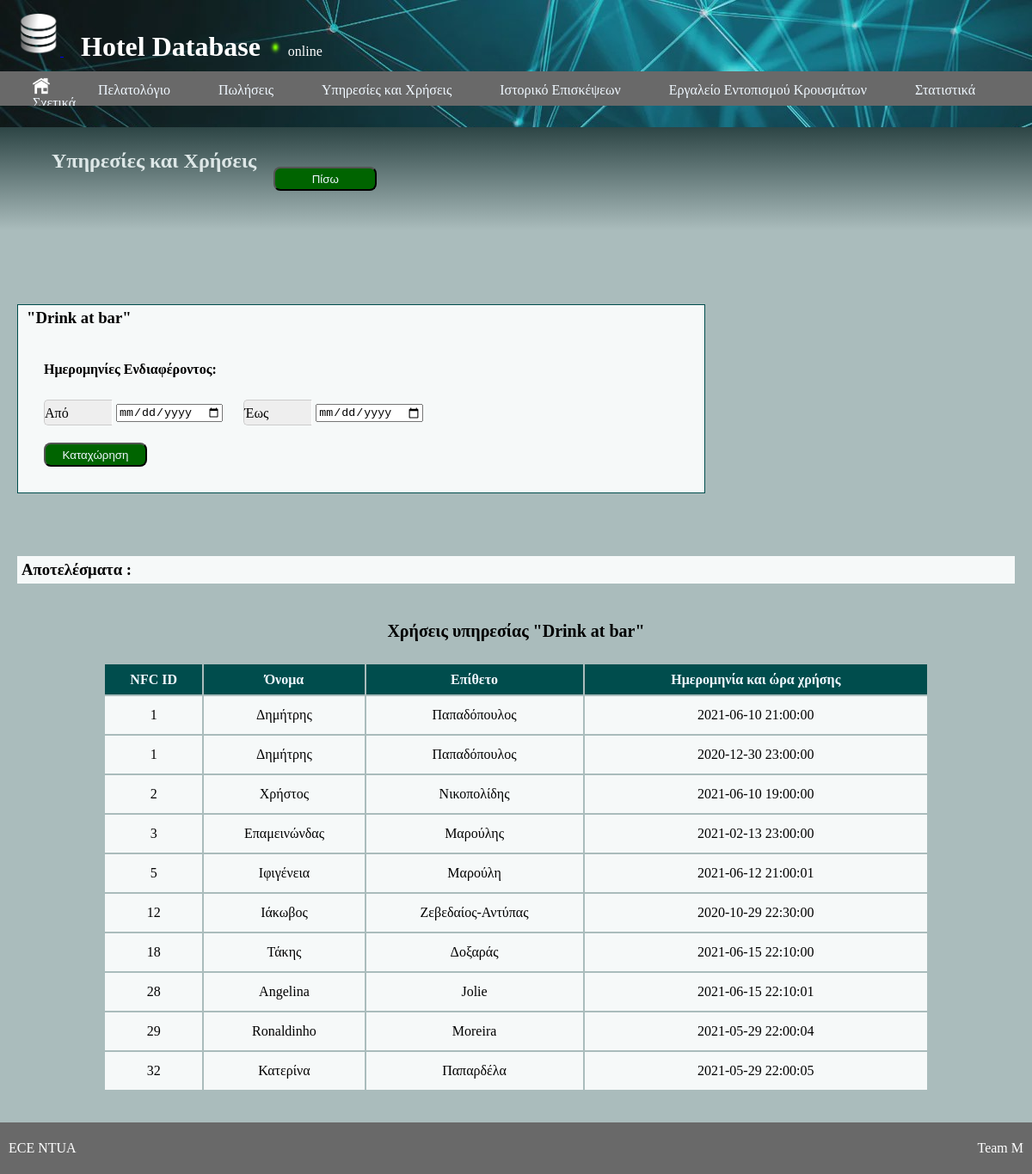
The page /php/visits.php?service_description=Drink at bar on the database its author committed.
### tables this page shows
create table visited (
  customer_id int,
  place_id int not null,
  entry_date_time timestamp not null,
  exit_date_time timestamp,
  visit_id int,

  primary key (visit_id),

  foreign key (customer_id) references customer(nfc_id)
    on delete set null
    on update cascade,
  foreign key (place_id) references place(place_id)
    on delete cascade
    on update cascade
);

create table customer (
  nfc_id int,
  first_name varchar(30) not null,
  last_name varchar(30) not null,
  date_of_birth date not null,
  document_number varchar(20) not null,
  document_type enum("Passport", "ID") not null,
  document_authority varchar(60) not null,

  primary key (nfc_id),
  constraint document check (
                        (document_type = "ID" and (document_number like "________"))
                        or (document_type = "Passport" and document_number like "_________")
                      )
);

### php/visits.php (the view, shortened to what this page needs)
<?php
include('header.php');
?>
<div class="welcome">
  <h2> Υπηρεσίες και Χρήσεις </h2>
  <form action="services.php">
    <input type="submit" class="button" value="Πίσω" />
  </form>
</div>
<!DOCTYPE html>
<html lang="en" dir="ltr">
<?php
$service_description = $_GET['service_description'];
$query="
select place_name from
(
  service join offered_in on offered_in.service_id=service.service_id)
  join place on place.place_id=offered_in.place_id
  where service.service_description='";
  $query = $query.$service_description."';";
  $result = mysqli_query($conn, $query);
  $place_name = mysqli_fetch_assoc($result);
  $place_name = $place_name['place_name'];
  ?>
  <br><br>
  <div class="inputs">
    <h3> "<?php echo $service_description; ?>"</h3>
    <br>
    <form action="" method="post">
      <h4>Ημερομηνίες Ενδιαφέροντος:</h4>
      <div class="text">
        <div class="text_input">
          <label for="min_date">Από</label>
        </div>
        <input type="date" id="min_date" name="min_date" value="">
        <div class="text_input">
          <label for="max_date">Έως</label>
        </div>
        <input type="date" id="max_date" name="max_date" value="">
      </div>
      <label><input class="button" type="submit" name="submit" value="Καταχώρηση"></label>
    </form>
  </div>
  <br>
  <h3 class="output"> Αποτελέσματα : </h3>
  <?php
  $query_date = " where place_name = '".$place_name."'";
      ?>
  <table class="content-table">
  <thead>
    <caption style="font-weight: bold">Χρήσεις υπηρεσίας "<?php echo $service_description; ?>"</caption>
    <tr>
      <th> NFC ID </th>
      <th> Όνομα </th>
      <th> Επίθετο </th>
      <th> Ημερομηνία και ώρα χρήσης </th>
    </tr>
  </thead>
  <?php
  $query = "
  select customer.nfc_id,
  customer.first_name,
  customer.last_name,
  visited.entry_date_time
  from
  (
    customer join visited
    on customer.nfc_id = visited.customer_id
    ) join place
    on visited.place_id = place.place_id";
    $query = $query.$query_date.";";
    $result = mysqli_query($conn, $query);
    while($rows_data = mysqli_fetch_assoc($result))
    {
      ?>
      <tr>
        <td><?php echo $rows_data['nfc_id'] ?></td>
        <td><?php echo $rows_data['first_name'] ?></td>
        <td><?php echo $rows_data['last_name'] ?></td>
        <td><?php echo $rows_data['entry_date_time'] ?></td>
        <?php
      }
      ?>
    </table>
    <?php
    include ("footer.php")
    ?>
  </body>
  </html>

### php/styles.css (style rules this page uses)
* { box-sizing: border-box; margin: 0; padding: 1; }
h4 { margin-top: 40px; margin-bottom: 30px; margin-left: 20px; }
body { background-color: #AABCBC; min-height: 100vh; display:flex; flex-direction: column; }
.content-table { min-width: 80%; max-width: 80%; border-style: none; margin-left:auto; margin-right:auto; margin-top: 2%; margin-bottom: 3%; border-spacing: 2px; }
.content-table th { background-color: #004d4d; height:35px; color: #F0F8FF; }
.content-table caption { font-size: 20px; margin-bottom: 25px; }
.content-table td { padding:7px 0px; background-color: #F6F9F9; text-align: center; line-height: 30px; }
.welcome { background-image: linear-gradient(180deg, #2D4545, #AABCBC); color: #DDE7E7; flex-wrap: wrap; align-content: center; padding: 10px 60px; height: 120px; display: flex; justify-content: flex-start; align-items: : center; margin-bottom: 15px; margin-top:0px; }
.inputs { background-color: #F6F9F9; width: 800px; border: 1px solid #004d4d; padding: 10px 10px; margin: 20px; line-height: 10px; margin-top: 35px; margin-bottom: 35px; }
.output { background-color: #F6F9F9; padding: 5px; margin: 20px; }
.button { background-color: DarkGreen; color: #F0F8FF; font-size: 16; border-radius: 8px; padding: 3px; height: 28px; width: 120px; margin: 20px; }
.text_input { margin-left:20px; background: #EEE; border: 1px solid #CCC; border-radius: 5px 0 0 5px; border-right: 1px solid #FFF; display: inline-block; height: 30px; width: 275px; line-height: 30px; margin-right: 0; width: 80px!important; vertical-align: middle; }

### rows shown on the page
visited: customer.nfc_id "1", customer.first_name "Δημήτρης", customer.last_name "Παπαδόπουλος", entry_date_time "2021-06-10 21:00:00"
visited: customer.nfc_id "1", customer.first_name "Δημήτρης", customer.last_name "Παπαδόπουλος", entry_date_time "2020-12-30 23:00:00"
visited: customer.nfc_id "2", customer.first_name "Χρήστος", customer.last_name "Νικοπολίδης", entry_date_time "2021-06-10 19:00:00"
visited: customer.nfc_id "3", customer.first_name "Επαμεινώνδας", customer.last_name "Μαρούλης", entry_date_time "2021-02-13 23:00:00"
visited: customer.nfc_id "5", customer.first_name "Ιφιγένεια", customer.last_name "Μαρούλη", entry_date_time "2021-06-12 21:00:01"
visited: customer.nfc_id "12", customer.first_name "Ιάκωβος", customer.last_name "Ζεβεδαίος-Αντύπας", entry_date_time "2020-10-29 22:30:00"
visited: customer.nfc_id "18", customer.first_name "Τάκης", customer.last_name "Δοξαράς", entry_date_time "2021-06-15 22:10:00"
visited: customer.nfc_id "28", customer.first_name "Angelina", customer.last_name "Jolie", entry_date_time "2021-06-15 22:10:01"
visited: customer.nfc_id "29", customer.first_name "Ronaldinho", customer.last_name "Moreira", entry_date_time "2021-05-29 22:00:04"
visited: customer.nfc_id "32", customer.first_name "Κατερίνα", customer.last_name "Παπαρδέλα", entry_date_time "2021-05-29 22:00:05"

### other values the page prints
$service_description "Drink at bar"
